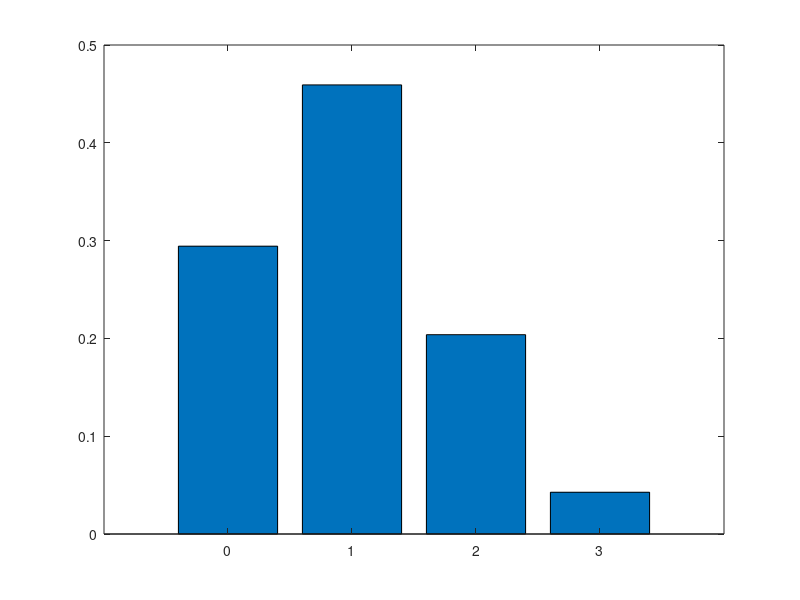

Write MATLAB code to recreate this figure.
#Exercicio 3 lista 1

#numero de experimentos -- valor alto para se aproximar da realidade
Nexp = 1e4; 

#gerando numeros aleatorios
# randi([intervalo], nlin, ncol)
D = randi([1 3], 1, Nexp);
X = zeros(1,Nexp);
Sx = [0,1,2,3];

for i = 1 : Nexp
  moedas = randi([0 1], 1 , D(i));
  X(i) = sum(moedas);
end

# hist(dados_al, bins) bins ´e como se divide o eixo x  (0 1 | 2 3)

histograma = hist(X,Sx);

#divide por Nexp para obter em 0.000
pmf_X_simul = histograma / Nexp;

#plotando o grafico da pmf_X_simul
bar(Sx, pmf_X_simul);

#media
mean(X)

#variancia
var(X)